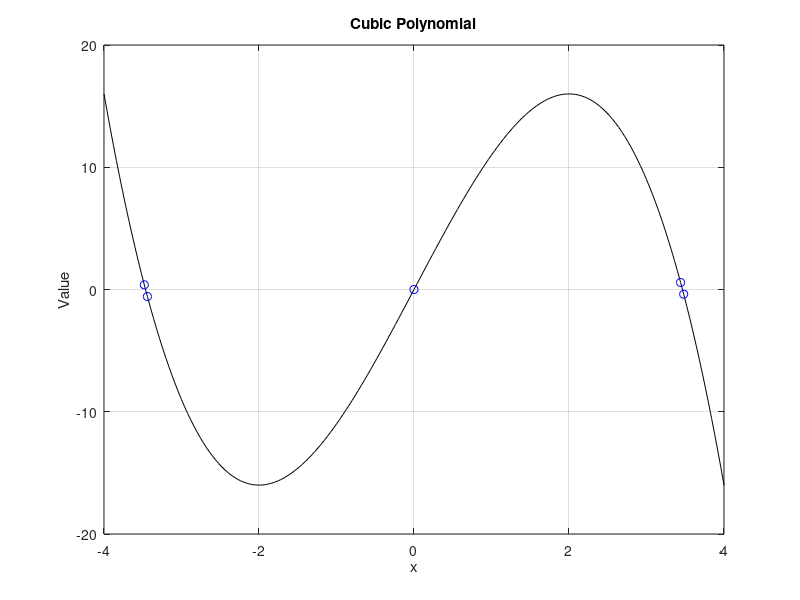

MATLAB code for this plot:
%% exhaustiveSearch.m
% This program plots a cubic polynomial and the first and second
% derivative. This can be used to determine when plots are
% increasing/decreasing, identify local maximum/minimums and inflection
% points!

% Author: Matthew Eleazar
% Date: 2/16/22

% Clear the Workspace
clear 
% Clear the Command Window
clc

%% Set Parameters
% First, create the t vector from -4 to 4 with 200 points.
xmin = -4;
xmax = 4;
Nx = 201;
x = linspace(xmin,xmax,Nx);

% Next, set the coefficients of the cubic function
a = -1;
b = 0;
c = 12;
d = 0;

%% Calculations 
% First, compute the y equation for the cubic polynomial
y = a*x.^3+b*x.^2+c*x+d;

%% Plotting 
% First, plot the lines. The function is a black solid line, the first
% derivative is a red dashed line and the second derivative is a blue
% dashed dotted line.
plot(x,y,'k-')
hold on

% Add figure title and axis labels
title('Cubic Polynomial')
xlabel('x')
ylabel('Value')

% Add grid
grid on

%% Exhaustive Search
for it = 1:Nx-1
    if (y(it)*y(it+1)) < 0
        plot(x(it), y(it), 'bo', x(it+1), y(it+1), 'bo')
        disp(['Found a root between x= ', num2str(x(it)), ' and x= ', num2str(x(it+1))])
    elseif y(it) == 0
        plot(x(it), y(it), 'bo')
        disp(['Found a root at x= ', num2str(x(it))])
    end

end


% Turn the hold to off so if you plot a new graph, it doesn't add to the
% previous values. 
hold off


%% Observations

% Once Nx has been changed to 201 from 51, the 